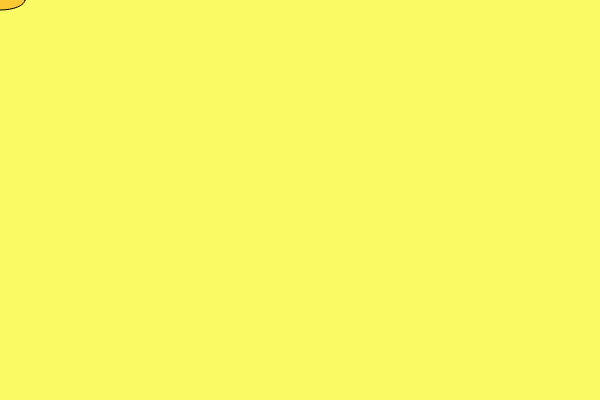
Frame 1 (no input)
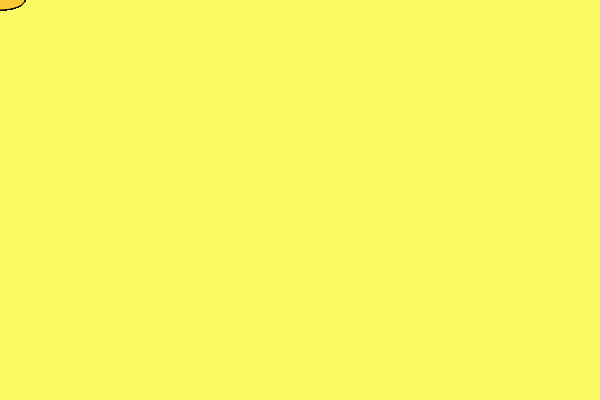
Frame 60 (no input)
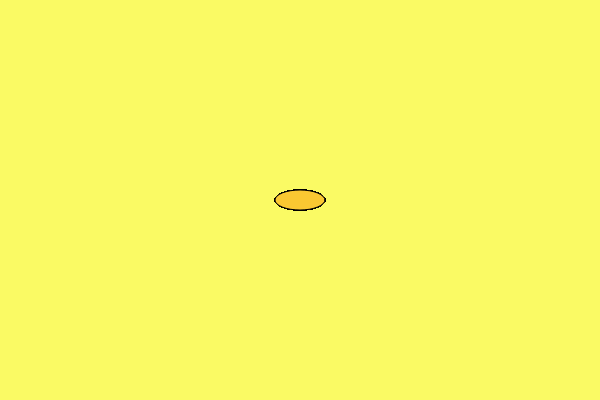
Frame 120 (the mouse pressed at the canvas centre since frame 60)

The p5.js sketch that drew these frames (run headless with seeded random() and noise() and a simulated clock; from frame 60 on, the mouse is pressed at the canvas centre):

// p5.js sketch
// ── sketch.js
function setup() {
  createCanvas(600,400);
  background(250,250,100);
  
}

function draw() {
  fill(250,200,50);
  ellipse(mouseX,mouseY,50,20);
}

function mousePressed() {
  background(250,250,100);
}
